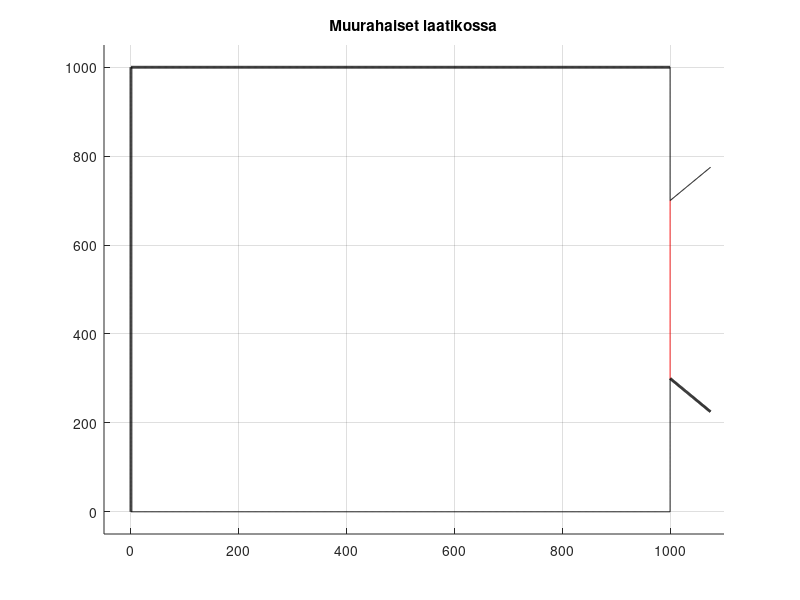

This figure's MATLAB source:
function [  ] = piirralaatikko(  )
%piirralaatikko piirtää muurahaisille laatikon.
%   piirtää ennaltamäärätyn laatikon, olisi mahdollista muokata
%   sellaiseksi, että käyttäjä voisi määrätä laatikon ja aukon koon.

x = [0:1000]; %aukottomien seinien pituus
y1 = [0:300]; %aukon alemmanpuoleinen seinä
y2 = [700:1000]; %aukon ylemmänpuoleinen seinä
y5 = [300:700]; %lasersäteen pituus
x1 = [0:300]; %aukkoseinien pituus
x2 = [1000:1075]; %ovien pituus
y3=@(x) x-300; %ovien funktio
y4=@(x) -1*x+1300;

hold on
plot(x,x*0,'black',x*0,x,'black','LineWidth',2) %vasen seinä ja alaseinä
plot(1000+0*x1,y1,'black',1000+0*x1,y2,'black',x,1000+0*x,'black','LineWidth',2) %oikea seinä aukkoineen ja yläseinä
plot(x2,y3(x2),'black',x2,y4(x2),'black','LineWidth',2) %aukon ovet
plot(1000+0*y5, y5, 'r') %lasersäde
title('Muurahaiset laatikossa')
axis([-50 1100 -50 1050])
grid on

end

